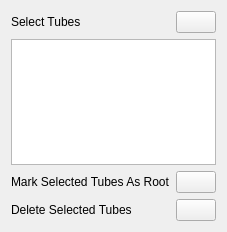
<?xml version="1.0" encoding="UTF-8"?>
<ui version="4.0">
 <class>qSlicerInteractiveTubesToTreeTableWidget</class>
 <widget class="QWidget" name="qSlicerInteractiveTubesToTreeTableWidget">
  <property name="geometry">
   <rect>
    <x>0</x>
    <y>0</y>
    <width>203</width>
    <height>232</height>
   </rect>
  </property>
  <property name="windowTitle">
   <string/>
  </property>
  <layout class="QVBoxLayout" name="verticalLayout">
    <item>
      <layout class="QGridLayout" name="gridLayout">
        <item row="0" column="0">
          <widget class="QLabel" name="SelectTubesLabel">
           <property name="text">
            <string>Select Tubes</string>
           </property>
          </widget>
     </item>
        <item row="0" column="1">
        <spacer name="horizontalSpacer_1">
         <property name="orientation">
          <enum>Qt::Horizontal</enum>
         </property>
         <property name="sizeHint" stdset="0">
          <size>
           <width>40</width>
           <height>20</height>
          </size>
         </property>
        </spacer>
       </item>
        <item row="0" column="2">
        <widget class="QPushButton" name="SelectTubesPushButton">
         <property name="text">
          <string/>
         </property>
        </widget>
       </item>
      </layout>
    </item>
   <item>
    <widget class="QTableWidget" name="TableWidget"/>
   </item>
   <item>
    <layout class="QGridLayout" name="gridLayout">
     <item row="0" column="2">
      <widget class="QPushButton" name="MarkSelectedAsRootPushButton">
       <property name="text">
        <string/>
       </property>
      </widget>
     </item>
     <item row="1" column="2">
      <widget class="QPushButton" name="DeleteSelectedPushButton">
       <property name="text">
        <string/>
       </property>
      </widget>
     </item>
     <item row="1" column="1">
      <spacer name="horizontalSpacer_2">
       <property name="orientation">
        <enum>Qt::Horizontal</enum>
       </property>
       <property name="sizeHint" stdset="0">
        <size>
         <width>40</width>
         <height>20</height>
        </size>
       </property>
      </spacer>
     </item>
     <item row="0" column="1">
      <spacer name="horizontalSpacer">
       <property name="orientation">
        <enum>Qt::Horizontal</enum>
       </property>
       <property name="sizeHint" stdset="0">
        <size>
         <width>40</width>
         <height>20</height>
        </size>
       </property>
      </spacer>
     </item>
     <item row="0" column="0">
      <widget class="QLabel" name="MarkSelectedLabel">
       <property name="text">
        <string>Mark Selected Tubes As Root</string>
       </property>
      </widget>
     </item>
     <item row="1" column="0">
      <widget class="QLabel" name="DeleteSelectedLabel">
       <property name="text">
        <string>Delete Selected Tubes</string>
       </property>
      </widget>
     </item>
    </layout>
   </item>
  </layout>
 </widget>
 <resources/>
 <connections/>
</ui>
